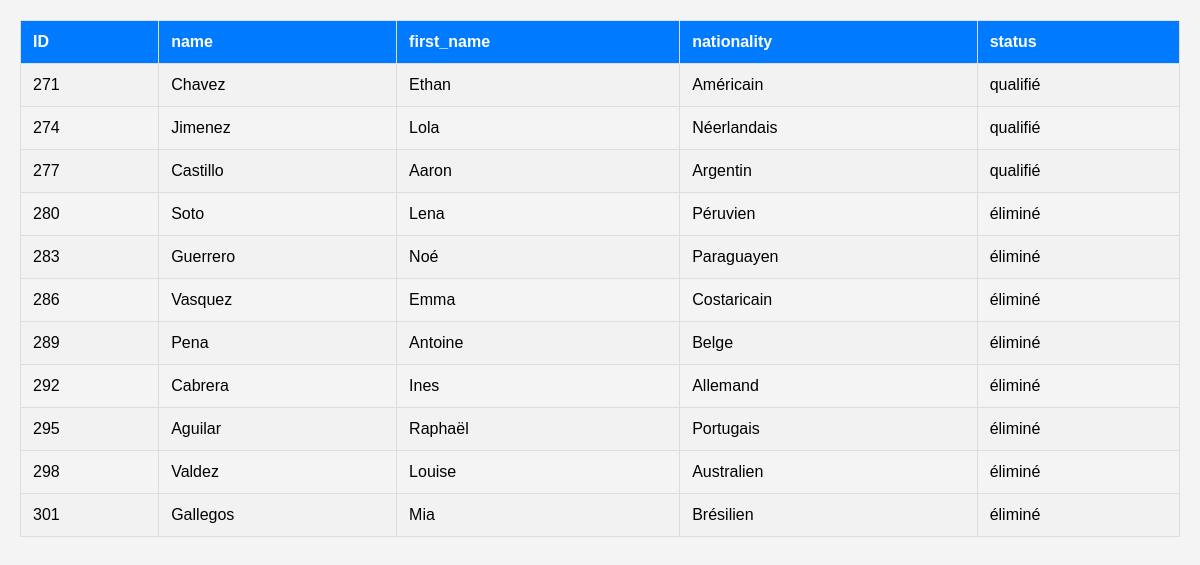
/run2.php, run on an earlier commit of the app's database.
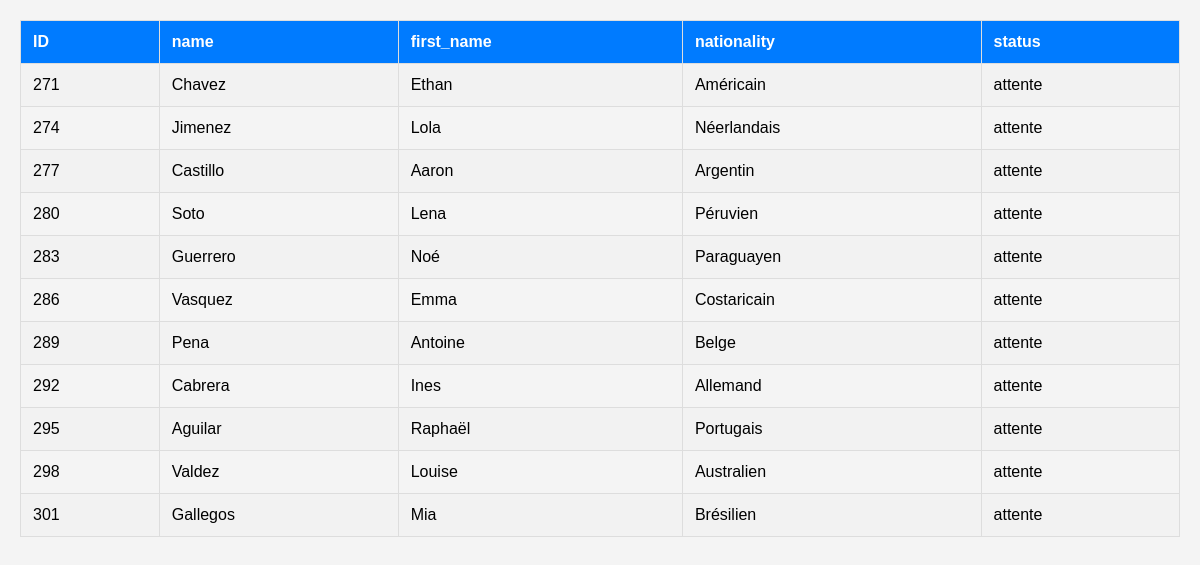
And on a later commit of the database.
### tables this page shows
CREATE TABLE `course_athelete` (
  `course_id` bigint(20) UNSIGNED NOT NULL,
  `athelete_id` bigint(20) UNSIGNED NOT NULL,
  `temps` double NOT NULL
);

CREATE TABLE `athelete` (
  `name` varchar(255) NOT NULL,
  `firstname` varchar(255) NOT NULL,
  `email` varchar(255) NOT NULL,
  `password` varchar(255) NOT NULL,
  `id` bigint(20) UNSIGNED NOT NULL,
  `nationality` varchar(20) NOT NULL,
  `distance` int(32) NOT NULL,
  `date_de_naissance` date DEFAULT NULL,
  `penality` varchar(255) DEFAULT NULL,
  `status` varchar(255) NOT NULL DEFAULT 'attente'
);

### run2.php (the view, shortened to what this page needs)
<!DOCTYPE html>
<html lang="en">
<head>
</head>
<body>
</body>
</html>
<?php
include("sql.php");
$conn = new mysqli($db_server, $db_user, $db_pass, $db_name);
$sql="SELECT * FROM athelete a JOIN course_athelete c ON a.id=c.athelete_id WHERE c.course_id=2;";
$result= $conn->query($sql);
if ($result->num_rows > 0) {
    echo "<table border='1'><tr><th>ID</th><th>name</th><th>first_name</th><th>nationality</th><th>status</th></tr>";
    while ($row = $result->fetch_assoc()) {
        echo "<tr>
                <td>" . htmlspecialchars($row["id"]) . "</td>
                <td>" . htmlspecialchars($row["name"]) . "</td>
                <td>" . htmlspecialchars($row["firstname"]) . "</td>
                <td>" . htmlspecialchars($row["nationality"]) . "</td>
                <td>" . htmlspecialchars($row["status"]) . "</td>
              </tr>";
    }
    echo "</table>";
} else {
    echo "Aucun athlète trouvé.";
}
?>

What changed in the data, as far as the page shows it:
changed through a linked row, course_athelete "Chavez": athelete.status "qualifié" → "attente"
changed through a linked row, course_athelete "Jimenez": athelete.status "qualifié" → "attente"
changed through a linked row, course_athelete "Castillo": athelete.status "qualifié" → "attente"
changed through a linked row, course_athelete "Soto": athelete.status "éliminé" → "attente"
changed through a linked row, course_athelete "Guerrero": athelete.status "éliminé" → "attente"
changed through a linked row, course_athelete "Vasquez": athelete.status "éliminé" → "attente"
changed through a linked row, course_athelete "Pena": athelete.status "éliminé" → "attente"
changed through a linked row, course_athelete "Cabrera": athelete.status "éliminé" → "attente"
changed through a linked row, course_athelete "Aguilar": athelete.status "éliminé" → "attente"
changed through a linked row, course_athelete "Valdez": athelete.status "éliminé" → "attente"
changed through a linked row, course_athelete "Gallegos": athelete.status "éliminé" → "attente"
